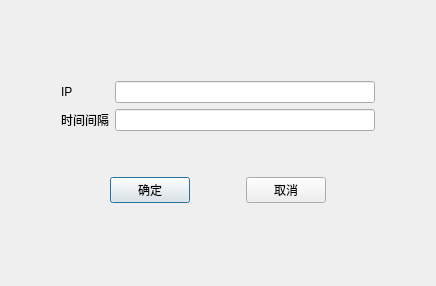
<?xml version="1.0" encoding="UTF-8"?>
<ui version="4.0">
 <class>ConfigDlg</class>
 <widget class="QDialog" name="ConfigDlg">
  <property name="geometry">
   <rect>
    <x>0</x>
    <y>0</y>
    <width>436</width>
    <height>286</height>
   </rect>
  </property>
  <property name="windowTitle">
   <string>Dialog</string>
  </property>
  <layout class="QVBoxLayout" name="verticalLayout_2">
   <item>
    <layout class="QVBoxLayout" name="verticalLayout">
     <property name="leftMargin">
      <number>50</number>
     </property>
     <property name="topMargin">
      <number>50</number>
     </property>
     <property name="rightMargin">
      <number>50</number>
     </property>
     <property name="bottomMargin">
      <number>50</number>
     </property>
     <item>
      <layout class="QGridLayout" name="gridLayout">
       <item row="0" column="0">
        <widget class="QLabel" name="label">
         <property name="text">
          <string>IP</string>
         </property>
        </widget>
       </item>
       <item row="1" column="1">
        <widget class="QLineEdit" name="lineEditTime"/>
       </item>
       <item row="1" column="0">
        <widget class="QLabel" name="label_2">
         <property name="text">
          <string>时间间隔</string>
         </property>
        </widget>
       </item>
       <item row="0" column="1">
        <widget class="QLineEdit" name="lineEditIP"/>
       </item>
      </layout>
     </item>
     <item>
      <spacer name="horizontalSpacer_4">
       <property name="orientation">
        <enum>Qt::Horizontal</enum>
       </property>
       <property name="sizeHint" stdset="0">
        <size>
         <width>40</width>
         <height>20</height>
        </size>
       </property>
      </spacer>
     </item>
     <item>
      <layout class="QHBoxLayout" name="horizontalLayout">
       <item>
        <spacer name="horizontalSpacer">
         <property name="orientation">
          <enum>Qt::Horizontal</enum>
         </property>
         <property name="sizeHint" stdset="0">
          <size>
           <width>40</width>
           <height>20</height>
          </size>
         </property>
        </spacer>
       </item>
       <item>
        <widget class="QPushButton" name="btnOK">
         <property name="text">
          <string>确定</string>
         </property>
        </widget>
       </item>
       <item>
        <spacer name="horizontalSpacer_2">
         <property name="orientation">
          <enum>Qt::Horizontal</enum>
         </property>
         <property name="sizeHint" stdset="0">
          <size>
           <width>40</width>
           <height>20</height>
          </size>
         </property>
        </spacer>
       </item>
       <item>
        <widget class="QPushButton" name="btnCancel">
         <property name="text">
          <string>取消</string>
         </property>
        </widget>
       </item>
       <item>
        <spacer name="horizontalSpacer_3">
         <property name="orientation">
          <enum>Qt::Horizontal</enum>
         </property>
         <property name="sizeHint" stdset="0">
          <size>
           <width>40</width>
           <height>20</height>
          </size>
         </property>
        </spacer>
       </item>
      </layout>
     </item>
    </layout>
   </item>
  </layout>
 </widget>
 <resources/>
 <connections/>
</ui>
